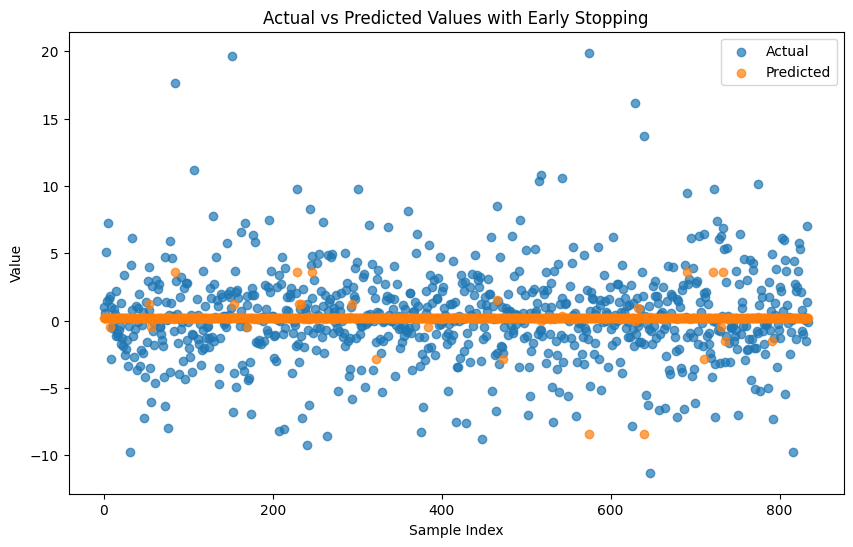

Reproduce this figure in Python.
import pandas as pd
from datasets import load_dataset
from sklearn.preprocessing import StandardScaler
from sklearn.model_selection import train_test_split
from sklearn.ensemble import GradientBoostingRegressor
from sklearn.metrics import mean_squared_error
import matplotlib.pyplot as plt

# Load TSLA dataset
tesla = load_dataset('codesignal/tsla-historic-prices')
tesla_df = pd.DataFrame(tesla['train'])

# Convert Date column to datetime type
tesla_df['Date'] = pd.to_datetime(tesla_df['Date'])

# Feature Engineering
tesla_df['Prev_Close'] = tesla_df['Adj Close'].shift(1)
tesla_df['Day_Pct_Change'] = (tesla_df['Adj Close'] - tesla_df['Prev_Close']) / tesla_df['Prev_Close'] * 100
tesla_df['SMA_5'] = tesla_df['Adj Close'].rolling(window=5).mean()
tesla_df['SMA_10'] = tesla_df['Adj Close'].rolling(window=10).mean()
tesla_df['EMA_5'] = tesla_df['Adj Close'].ewm(span=5, adjust=False).mean()
tesla_df['EMA_10'] = tesla_df['Adj Close'].ewm(span=10, adjust=False).mean()
tesla_df.dropna(inplace=True)

# Select features and target
features = tesla_df[['Open', 'High', 'Low', 'Close', 'Volume', 'SMA_5', 'SMA_10', 'EMA_5', 'EMA_10']].values
target = tesla_df['Day_Pct_Change'].values

# Standardizing features
scaler = StandardScaler()
features_scaled = scaler.fit_transform(features)

# Split the dataset into training and testing sets
X_train, X_test, y_train, y_test = train_test_split(features_scaled, target, test_size=0.25, random_state=42)

# TODO: Instantiate and train the GradientBoostingRegressor model with early stopping
model = GradientBoostingRegressor(n_estimators=100, validation_fraction=0.1, 
                                  n_iter_no_change=5, tol=0.01, random_state=42)

# TODO: Fit the model
model.fit(X_train, y_train)

# TODO: Predict and evaluate
predictions = model.predict(X_test)
mse = mean_squared_error(y_test, predictions)
print("Mean Squared Error with Early Stopping:", mse)

# Visualize predictions vs. actual values with early stopping
plt.figure(figsize=(10, 6))
plt.scatter(range(len(y_test)), y_test, label='Actual', alpha=0.7)
plt.scatter(range(len(y_test)), predictions, label='Predicted', alpha=0.7)
plt.title('Actual vs Predicted Values with Early Stopping')
plt.xlabel('Sample Index')
plt.ylabel('Value')
plt.legend()
plt.show()
